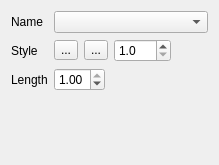
<?xml version="1.0" encoding="UTF-8"?>
<ui version="4.0">
 <class>WidgetVectorField</class>
 <widget class="QWidget" name="WidgetVectorField">
  <property name="geometry">
   <rect>
    <x>0</x>
    <y>0</y>
    <width>219</width>
    <height>165</height>
   </rect>
  </property>
  <property name="windowTitle">
   <string>Vector Field</string>
  </property>
  <property name="locale">
   <locale language="English" country="UnitedStates"/>
  </property>
  <layout class="QVBoxLayout" name="verticalLayout">
   <item>
    <layout class="QGridLayout" name="gridLayout">
     <item row="0" column="0">
      <widget class="QLabel" name="label_12">
       <property name="text">
        <string>Name</string>
       </property>
      </widget>
     </item>
     <item row="0" column="1">
      <widget class="QComboBox" name="comboBoxVectorFieldName">
       <property name="toolTip">
        <string>Select the vector field to visualize</string>
       </property>
      </widget>
     </item>
     <item row="1" column="0">
      <widget class="QLabel" name="label_23">
       <property name="text">
        <string>Style</string>
       </property>
      </widget>
     </item>
     <item row="1" column="1">
      <layout class="QHBoxLayout" name="horizontalLayout_8">
       <item>
        <widget class="QToolButton" name="toolButtonVectorFieldColor">
         <property name="maximumSize">
          <size>
           <width>16777215</width>
           <height>20</height>
          </size>
         </property>
         <property name="toolTip">
          <string>Vector field color</string>
         </property>
         <property name="text">
          <string>...</string>
         </property>
        </widget>
       </item>
       <item>
        <widget class="QToolButton" name="toolButtonVectorFieldImpostors">
         <property name="maximumSize">
          <size>
           <width>16777215</width>
           <height>20</height>
          </size>
         </property>
         <property name="toolTip">
          <string>Render vector field as cylinders</string>
         </property>
         <property name="text">
          <string>...</string>
         </property>
         <property name="icon">
          <iconset>
           <normaloff>Resources/imposters.png</normaloff>Resources/imposters.png</iconset>
         </property>
         <property name="checkable">
          <bool>true</bool>
         </property>
        </widget>
       </item>
       <item>
        <widget class="QDoubleSpinBox" name="doubleSpinBoxVectorFieldThickness">
         <property name="toolTip">
          <string>Vector field thickness (valid when rendered as cylinders)</string>
         </property>
         <property name="decimals">
          <number>1</number>
         </property>
         <property name="minimum">
          <double>1.000000000000000</double>
         </property>
        </widget>
       </item>
       <item>
        <spacer name="horizontalSpacer_15">
         <property name="orientation">
          <enum>Qt::Horizontal</enum>
         </property>
         <property name="sizeHint" stdset="0">
          <size>
           <width>0</width>
           <height>0</height>
          </size>
         </property>
        </spacer>
       </item>
      </layout>
     </item>
     <item row="2" column="0">
      <widget class="QLabel" name="label_18">
       <property name="text">
        <string>Length</string>
       </property>
      </widget>
     </item>
     <item row="2" column="1">
      <layout class="QHBoxLayout" name="horizontalLayout_13">
       <item>
        <widget class="QDoubleSpinBox" name="doubleSpinBoxVectorFieldLengthRatio">
         <property name="toolTip">
          <string>Vector length relative to 0.001 of model size</string>
         </property>
         <property name="minimum">
          <double>0.010000000000000</double>
         </property>
         <property name="maximum">
          <double>1.000000000000000</double>
         </property>
         <property name="value">
          <double>1.000000000000000</double>
         </property>
        </widget>
       </item>
       <item>
        <spacer name="horizontalSpacer_14">
         <property name="orientation">
          <enum>Qt::Horizontal</enum>
         </property>
         <property name="sizeHint" stdset="0">
          <size>
           <width>0</width>
           <height>0</height>
          </size>
         </property>
        </spacer>
       </item>
      </layout>
     </item>
    </layout>
   </item>
   <item>
    <spacer name="verticalSpacer">
     <property name="orientation">
      <enum>Qt::Vertical</enum>
     </property>
     <property name="sizeHint" stdset="0">
      <size>
       <width>20</width>
       <height>36</height>
      </size>
     </property>
    </spacer>
   </item>
  </layout>
 </widget>
 <tabstops>
  <tabstop>comboBoxVectorFieldName</tabstop>
  <tabstop>toolButtonVectorFieldColor</tabstop>
  <tabstop>toolButtonVectorFieldImpostors</tabstop>
  <tabstop>doubleSpinBoxVectorFieldThickness</tabstop>
  <tabstop>doubleSpinBoxVectorFieldLengthRatio</tabstop>
 </tabstops>
 <resources/>
 <connections/>
</ui>
